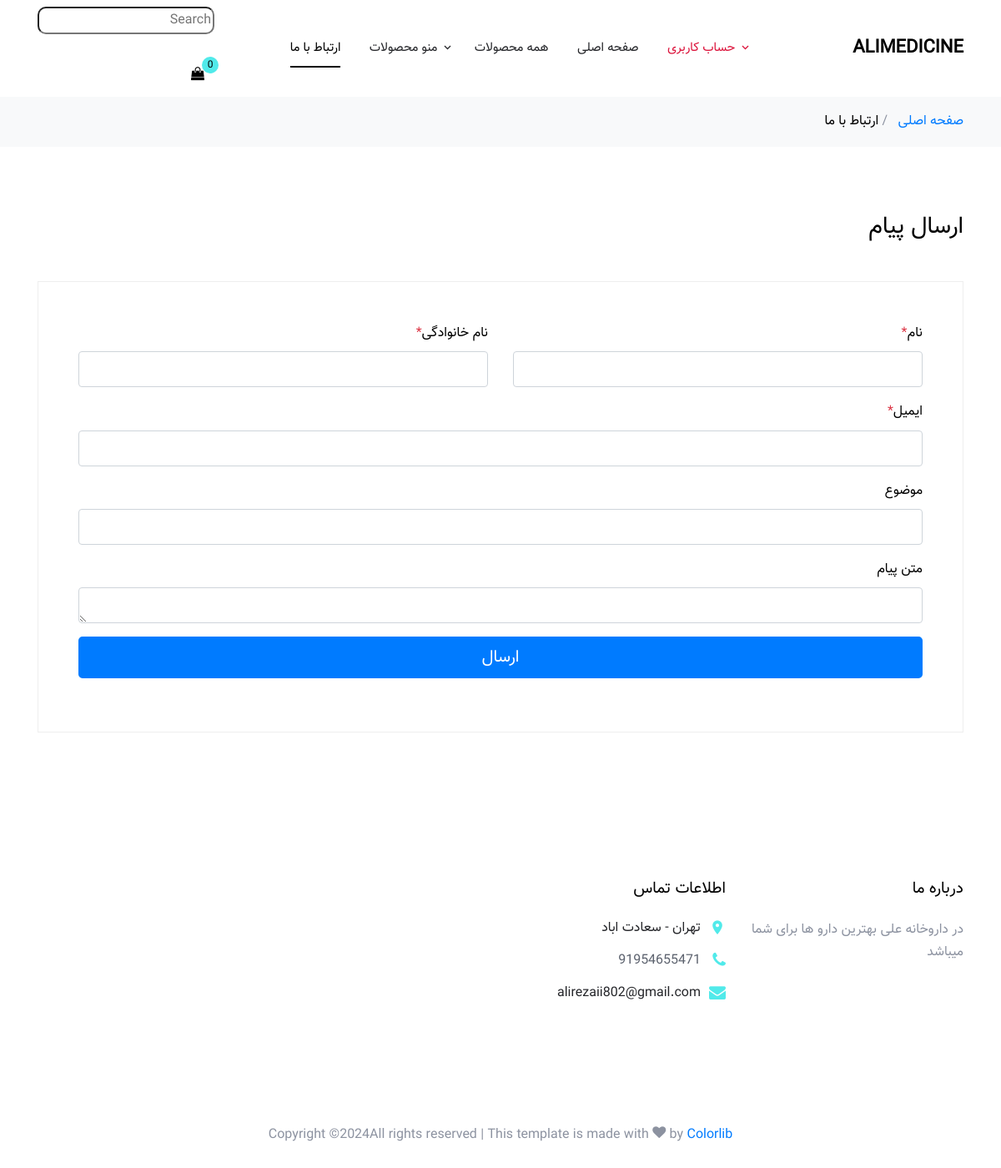
Page /contact/ on the committed database.
### core/models.py (models this page shows, shortened)
class Information(models.Model):
    address = models.CharField(_('address'), max_length=255)
    phone_number = models.IntegerField(_('phone_number'))
    email = models.EmailField(_('email'))
    class Meta:
        verbose_name_plural = _('informations')

### core/views.py (the view, shortened to what this page needs)
# urls.py: path('contact/', views.contact, name='contact'),
def contact(request):
    return render(request, 'contact.html')

### cart/cart.py (called while the page is built)
    def __len__(self):
        return sum(item['quantity'] for item in self.cart.values())

### store/context_processors.py (called while the page is built)
def cart(request):
    return {'cart': Cart(request)}

def show_category(request, parent_id=None):
    category = Category.objects.prefetch_related('subs__subs').select_related('parent__parent')
    return { 'category': category}

def show_information(request):
    information = Information.objects.all().last()
    return {'information': information}

### templates/contact.html (shortened to what this page needs)
{% extends '_base.html' %}
{% load static %}
{% load i18n %}
{% block content %}
  <div class="bg-light py-3">
    <div class="container">
      <div class="row">
        <div class="col-md-12 mb-0">
          <a href="{% url "home" %}">{% trans "home" %}</a> <span class="mx-2 mb-0">/</span>
          <strong class="text-black">{% trans "contact us" %}</strong>
        </div>
      </div>
    </div>
  </div>
  <div class="site-section">
    <div class="container">
      <div class="row">
        <div class="col-md-12">
          <h2 class="h3 mb-5 text-black">{% trans "send message" %}</h2>
        </div>
        <div class="col-md-12">
          <form action="#" method="post">
            <div class="p-3 p-lg-5 border">
              <div class="form-group row">
                <div class="col-md-6">
                  <label for="c_fname" class="text-black">{% trans "first name" %}<span class="text-danger">*</span></label>
                  <input type="text" class="form-control" id="c_fname" name="first_name" />
                </div>
                <div class="col-md-6">
                  <label for="c_lname" class="text-black">{% trans "last name" %}<span class="text-danger">*</span></label>
                  <input type="text" class="form-control" id="c_lname" name="last_name" />
                </div>
              </div>
              <div class="form-group row">
                <div class="col-md-12">
                  <label for="c_email" class="text-black">{% trans "email" %}<span class="text-danger">*</span></label>
                  <input type="email" class="form-control" id="c_email" name="email" placeholder="" />
                </div>
              </div>
              <div class="form-group row">
                <div class="col-md-12">
                  <label for="c_subject" class="text-black">{% trans "subject" %}</label>
                  <input type="text" class="form-control" id="c_subject" name="subject" />
                </div>
              </div>
              <div class="form-group row">
                <div class="col-md-12">
                  <label for="c_message" class="text-black">{% trans "body" %}</label>
                  <textarea name="body" id="c_message" cols="30" rows="7" class="form-control"></textarea>
                </div>
              </div>
              <div class="form-group row">
                <div class="col-lg-12">
                  <input type="submit" class="btn btn-primary btn-lg btn-block" value="{% trans "Send" %}" />
                </div>
              </div>
            </div>
          </form>
        </div>
      </div>
    </div>
  </div>
{% endblock %}

### templates/_base.html (shortened to what this page needs)
{% load static %}
{% load i18n %}
<!DOCTYPE html>
<html lang="en">
  <head>
    <link rel="stylesheet" href="{% static 'fonts/icomoon/style.css' %}" />
    <link rel="stylesheet" href="{% static 'css/bootstrap.min.css' %}" />
    <link rel="stylesheet" href="{% static 'css/magnific-popup.css' %}" />
    <link rel="stylesheet" href="{% static 'css/jquery-ui.css' %}" />
    <link rel="stylesheet" href="{% static 'css/owl.carousel.min.css' %}" />
    <link rel="stylesheet" href="{% static 'css/owl.theme.default.min.css' %}" />
    <link rel="stylesheet" href="{% static 'css/aos.css' %}" />
    <link rel="stylesheet" href="{% static 'css/style.css' %}" />
  </head>
  <body class="rtl">
    <div class="site-wrap">
      <div class="site-navbar py-2">
        <div class="container">
          <div class="d-flex align-items-center justify-content-between">
            <div class="logo">
              <div class="site-logo">
                <a href="{% url "home" %}" class="js-logo-clone">ALiMedicine</a>
              </div>
            </div>
            <div class="main-nav d-none d-lg-block">
              <nav class="site-navigation text-right text-md-center" role="navigation">
                <ul class="site-menu js-clone-nav d-none d-lg-block">
                  <li class="has-children">
                    {% if request.user.is_authenticated %}
                    <a style="color: blue;" href="#">{{user.username}}</a>
                    <ul class="dropdown">
                      <li><a href="{% url "account_logout" %}">{% trans "Logout" %}</a></li>
                      <li><a href="{% url "account_change_password" %}">{% trans "Password change" %}</a></li>
                    </ul>
                    {% else %}
                    <a style="color: crimson;" href="#">{% trans "Account" %}</a>
                    {% endif %}
                  </li>
                  <li class="{% if request.resolver_match.url_name == 'home' %}active{% endif %}">
                    <a href="{% url "home" %}">{% trans "home" %}</a>
                  </li>
                  <li class="{% if request.resolver_match.url_name == 'product_list' %}active{% endif %}">
                    <a href="{% url "product_list" %}">{% trans "all products" %}</a>
                  </li>
                  <li class="has-children">
                    <a href="#">{% trans "menu products" %}</a>
                  </li>
                  <li class="{% if request.resolver_match.url_name == 'contact' %}active{% endif %}">
                    <a href="{% url "contact" %}">{% trans "contact us" %}</a>
                  </li>
                </ul>
              </nav>
            </div>
            <div class="icons">
              <form action="{% url "search" %}" method="get">
                <input style="border-radius: 10px;" placeholder="{% trans "Search" %}"  name="q" type="text">
              </form>
              <br>
              <a href="{% url "cart_detail" %}" class="icons-btn d-inline-block bag">
                <span class="icon-shopping-bag"></span>
                <span class="number">{{cart|length}}</span>
              </a>
            </div>
          </div>
        </div>
      </div>
      {% block content %}
      {% endblock %}
      <footer class="site-footer">
        <div class="container">
          <div class="row">
            <div class="col-md-6 col-lg-3 mb-4 mb-lg-0">
              <div class="block-7">
                <h3 class="footer-heading mb-4">{% trans "about us" %}</h3>
                <p>{% trans "In Ali pharmacy there are best drugs and products for you." %}</p>
              </div>
            </div>
            <div class="col-md-6 col-lg-3">
              <div class="block-5 mb-5">
                <h3 class="footer-heading mb-4">{% trans "website informations" %}</h3>
                <ul class="list-unstyled">
                  <li class="address">{{information.address}}</li>
                  <li class="phone">
                    <a href="tel://02112345678">{{information.phone_number}}</a>
                  </li>
                  <li class="email">{{information.email}}</li>
                </ul>
              </div>
            </div>
          </div>
          <div class="row pt-5 mt-5 text-center">
            <div class="col-md-12">
              <p>
                Copyright &copy;All rights reserved | This template is made with <i class="icon-heart" aria-hidden="true"></i> by <a href="https://colorlib.com" target="_blank" class="text-primary">Colorlib</a>
                <br />
              </p>
            </div>
          </div>
        </div>
      </footer>
    </div>
  </body>
</html>

### static/css/style.css (style rules this page uses)
body { line-height: 1.7; color: #8c92a0; font-weight: 300; font-size: 16px; font-family: 'Vazir'; }
a { -webkit-transition: .3s all ease; -o-transition: .3s all ease; transition: .3s all ease; }
.text-black { color: #000; }
.site-wrap:before { -webkit-transition: .3s all ease-in-out; -o-transition: .3s all ease-in-out; transition: .3s all ease-in-out; background: rgba(0, 0, 0, 0.6); content: ""; position: absolute; z-index: 2000; top: 0; left: 0; right: 0; bottom: 0; opacity: 0; visibility: hidden; }
.btn { -webkit-transition: .3s all ease-in-out; -o-transition: .3s all ease-in-out; transition: .3s all ease-in-out; text-transform: uppercase; border-width: 2px; }
.form-control { height: 43px; }
.site-section { padding: 2.5em 0; }
@media (min-width: 768px) { .site-section { padding: 5em 0; } }
.site-footer { padding: 6em 0; }
.site-footer ul li { margin-bottom: 10px; }
.site-footer ul li a { color: #5c626e; }
.site-footer .footer-heading { font-size: 1.2rem; color: #000; margin-bottom: 1rem; }
.site-logo a { text-transform: uppercase; font-size: 22px; color: #000 !important; font-weight: 900; }
.icons-btn { display: inline-block; text-align: center; }
.icons-btn span { display: block; height: 40px; width: 40px; line-height: 40px; }
.site-navbar { margin-bottom: 0px; z-index: 1999; position: relative; top: 0; width: 100%; background: #fff; }
.site-navbar a { color: #000; }
.site-navbar .site-navigation .site-menu { margin-left: 0; padding-left: 0; margin-bottom: 0; }
.site-navbar .site-navigation .site-menu .active > a { color: #000; position: relative; }
.site-navbar .site-navigation .site-menu .active > a:before { content: ""; position: absolute; left: 10px; right: 10px; height: 2px; background: #000; bottom: 0; }
.site-navbar .site-navigation .site-menu a { text-decoration: none !important; font-size: 15px; display: inline-block; }
.site-navbar .site-navigation .site-menu > li { display: inline-block; padding: 10px 5px; }
.site-navbar .site-navigation .site-menu > li > a { padding: 10px 10px; text-transform: uppercase; color: #25262a; font-size: 15px; text-decoration: none !important; }
.site-navbar .site-navigation .site-menu .has-children { position: relative; }
.site-navbar .site-navigation .site-menu .has-children > a { position: relative; padding-right: 20px; }
.site-navbar .site-navigation .site-menu .has-children > a:before { position: absolute; content: "\e313"; font-size: 16px; top: 50%; right: 0; -webkit-transform: translateY(-50%); -ms-transform: translateY(-50%); transform: translateY(-50%); font-family: 'icomoon'; }
.site-navbar .site-navigation .site-menu .has-children a { text-transform: uppercase; }
.site-mobile-menu .site-mobile-menu-header .site-mobile-menu-logo a { display: inline-block; text-transform: uppercase; color: #000; font-size: 22px; font-weight: 900; }
.site-mobile-menu .site-nav-wrap { padding: 0; margin: 0; list-style: none; position: relative; }
.site-mobile-menu .site-nav-wrap a { padding: 10px 20px; display: block; position: relative; color: #212529; }
.site-mobile-menu .site-nav-wrap li { position: relative; display: block; }
.site-mobile-menu .site-nav-wrap li.active > a { color: #51eaea; }
.site-mobile-menu .site-nav-wrap > li { display: block; position: relative; float: left; width: 100%; }
.site-mobile-menu .site-nav-wrap > li > a { padding-left: 20px; font-size: 20px; }
.block-5 ul, .block-5 ul li { list-style: none; padding: 0; margin: 0; line-height: 1.5; }
.block-5 ul li { padding-right: 30px; position: relative; margin-bottom: 15px; color: #25262a; }
.block-5 ul li:before { top: 0; font-family: "icomoon"; content: ""; position: absolute; right: 0; font-size: 20px; line-height: 1; color: #51eaea; }
.block-5 ul li.address:before { content: "\e8b4"; }
.block-5 ul li.email:before { content: "\f0e0"; }
.block-5 ul li.phone:before { content: "\f095"; }
.bag { position: relative; }
.bag .number { position: absolute; top: 0; width: 20px; height: 20px; border-radius: 50%; line-height: 20px; color: #000; font-size: 12px; background: #51eaea; right: -5px; }
.border { border: 1px solid #eee !important; }

### rows in the picture
Information: address "تهران - سعادت اباد", phone_number "91954655471", email "alirezaii802@gmail.com"

### other values in the picture
{{ cart|length }} "0"
